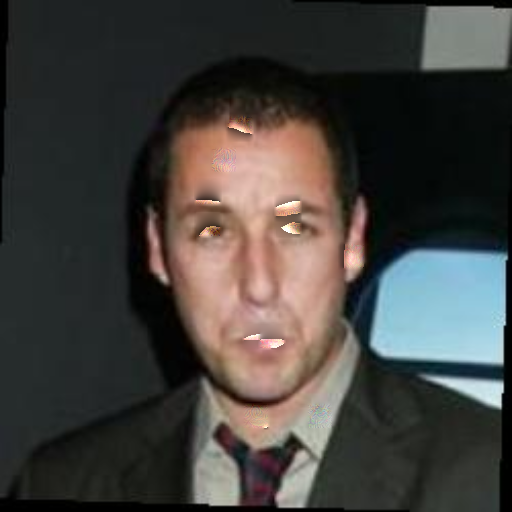
#> input picture testing_output.png, 512 x 512 px, given in place of Adam_Sandler_0001_01.png, which was not available
$ jupyter execute --allow-errors Untitled-1.ipynb
#> lines starting #> are read from the running program, lines starting #| are printed output that depends on the picture; after the words box and inside, x2 and y2 are one past the last pixel; in counts of white or black regions, pixels touching at a corner belong together; pictures that were not available may be replaced by others from this repository, and a replacement may not be noted
### main/segment_faces.py
import filecmp
import sys
import os
import os.path as osp
from typing import final
from imageio import save
import numpy as np
import torch
import torchvision.transforms as transforms
from PIL import Image
import glob
import cv2
sys.path.append("./")
from main.model import BiSeNet


respth='./results/cropped_segments'
model_path='79999_iter.pth'
dest_path = ''

# [67 lines left out: functions pre_process_segment_tensor, mask_segment, crop_segment, write_images, vis_parsing_maps, not called in this run]


def get_net():
    n_classes = 19
    net = BiSeNet(n_classes=n_classes)
    # net.cuda()

    save_pth = osp.join('saved_models', model_path)
    net.load_state_dict(torch.load(save_pth, map_location=torch.device('cpu')))
    net.eval()

    return net

# [16 lines left out: functions get_transformations, get_parsing, not called in this run]

def evaluate(dspth='./lfw-deepfunneled/Adam_Sandler/*_0001.jpg'):
    net = get_net()
    to_tensor = get_transformations()
    with torch.no_grad():
        for image_path in glob.glob(dspth):
            print(image_path)
            image, parsing = get_parsing(net, to_tensor, image_path, dspth)
            file_crop_loc_dict = vis_parsing_maps(image, parsing, stride=1, img_path=image_path)

            print("success")
    return file_crop_loc_dict

# [2 lines that do not run on import are left out]

### Untitled-1.ipynb
[cell 1]
import cv2
from matplotlib import pyplot as plt
import pandas as pd
import numpy as np

[cell 2]
img = cv2.imread('/Users/jesse/Documents/Segmentation_Adversarial_Watermarking_for_Deepfakes/res/face_segments/Adam_Sandler_0001_01.png')
#> img is the input picture: shape (512, 512, 3); mean B, G, R 61.6, 65, 67.5

[cell 3]
# img = cv2.cvtColor(img, cv2.COLOR_BGR2RGB)
plt.imshow(img)

[cell 4]
flat_img = img[:,:,0]
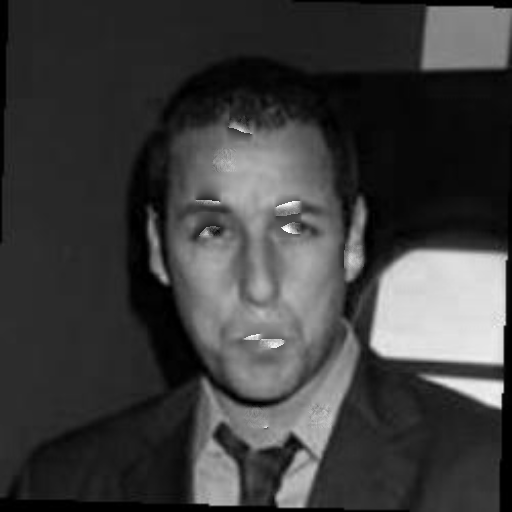
#> flat_img: shape (512, 512); min 0, max 255, mean 61.6
active_pixels = np.stack(np.where(flat_img))
top_left = np.min(active_pixels, axis=1).astype(np.int32)
#> top_left = [0, 0]
cropped_img = img[top_left[0]:top_left[0]+32,top_left[1]:top_left[1]+32]
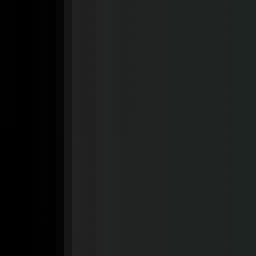
#> cropped_img: shape (32, 32, 3) (shown 8 times larger); mean B, G, R 25.4, 26.1, 23.9
cv2.imwrite('./test.png',cropped_img)
#> Out = True

[cell 5]
img = cv2.imread('/Users/jesse/Documents/Segmentation_Adversarial_Watermarking_for_Deepfakes/res/face_segments/0001/Adam_Sandler_0001_16.png')

[cell 6]
img = cv2.cvtColor(img, cv2.COLOR_BGR2RGB)
plt.imshow(img)

[cell 7]
np.max(img)
#> Out = 255

[cell 8]
img = cv2.imread('/Users/jesse/Documents/Segmentation_Adversarial_Watermarking_for_Deepfakes/res/face_segments/0001/ref/Adam_Sandler_0001_14.png',cv2.IMREAD_GRAYSCALE)

[cell 9]
# img = cv2.cvtColor(img, cv2.COLOR_BGR2RGB)
(thresh, im_bw) = cv2.threshold(img, 128, 255, cv2.THRESH_BINARY | cv2.THRESH_OTSU)
#> thresh = 0
# cv2.imwrite('im_bw.png', im_bw)

[cell 10]
# img = np.zeros((200, 200), dtype=np.uint8)
# img[50:150, 50:150] = 255
# plt.imshow(im_bw)
img_path = '/Users/jesse/Documents/Segmentation_Adversarial_Watermarking_for_Deepfakes/res/face_segments/0001/ref/Adam_Sandler_0001_10.png'
img = cv2.imread(img_path,cv2.IMREAD_GRAYSCALE)
# (thresh, im_bw) = cv2.threshold(img, 128, 255, cv2.THRESH_BINARY | cv2.THRESH_OTSU)
ret, thresh = cv2.threshold(img, 127, 255, 0)
contours, hierarchy = cv2.findContours(thresh, cv2.RETR_TREE, cv2.CHAIN_APPROX_SIMPLE)
#> contours = []
# print(contours)
#> (the rest of this cell did not finish here and is left out)

[cell 11]
img_path = '/Users/jesse/Documents/Segmentation_Adversarial_Watermarking_for_Deepfakes/res/face_segments/0001/ref/Adam_Sandler_0001_10.png'
img = cv2.imread(img_path)
# (thresh, im_bw) = cv2.threshold(img, 128, 255, cv2.THRESH_BINARY | cv2.THRESH_OTSU)
#> (the rest of this cell did not finish here and is left out)

[cell 12]
plt.imshow(cropped_img)

#> (a cell that did not finish here is left out)

#> (a cell that did not finish here is left out)

#> (a cell that did not finish here is left out)

#> (a cell that did not finish here is left out)

[cell 17]
cv2.imread()

[cell 18]
import cv2
import matplotlib.pyplot as plt
img = cv2.imread('/Users/jesse/Documents/Segmentation_Adversarial_Watermarking_for_Deepfakes/results/cropped_segments/0001/Adam_Sandler_0001_01.png',cv2.IMREAD_GRAYSCALE)
im_bw = cv2.threshold(img, 127, 255, cv2.THRESH_BINARY)[1]

#> (a cell that did not finish here is left out)

#> (a cell that did not finish here is left out)

#> (a cell that did not finish here is left out)

#> (a cell that did not finish here is left out)

[cell 23]
import glob
import cv2
import matplotlib.pyplot as plt
import pandas as pd

segmented_dir = '/Users/jesse/Documents/Segmentation_Adversarial_Watermarking_for_Deepfakes/results/cropped_segments/0001'
file_arr = []
percent_useful_arr = []

for filename in glob.glob(f'{segmented_dir}/*.png'):
    img = cv2.imread(filename,cv2.IMREAD_GRAYSCALE)
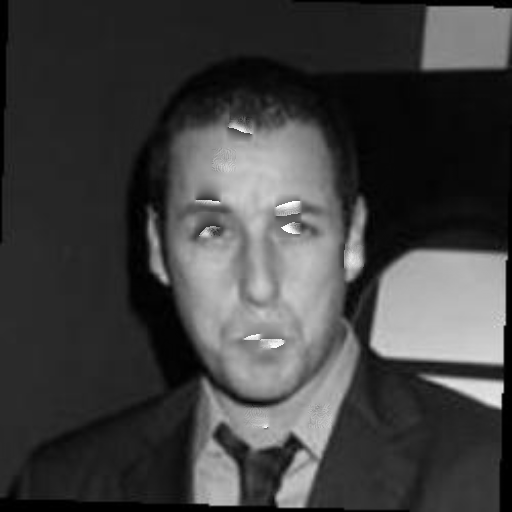
#> img: shape (512, 512); min 0, max 255, mean 64.8
    im_bw = cv2.threshold(img, 127, 255, cv2.THRESH_BINARY)[1]
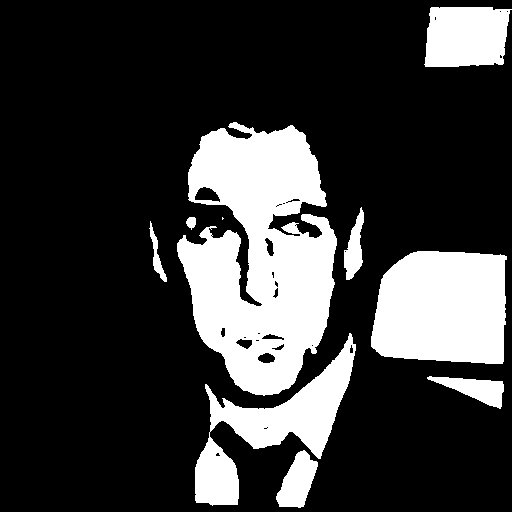
#> im_bw: shape (512, 512); 22.6% white; 10 white regions (1 under 20 px), largest, box (x1, y1, x2, y2) and area: (177, 122, 337, 396) 28625, (371, 251, 507, 364) 13466, (195, 333, 356, 506) 8668
    percent_useful = sum(sum(im_bw/255))/(32*32)
#> percent_useful = 57.83
    # print(f'file: {filename[-6:-4]} - usable preportion: {percent_useful}')
    file_arr.append(filename[-6:-4])
    percent_useful_arr.append(percent_useful)

df = pd.DataFrame({'file_name':file_arr,'percent_usage':percent_useful_arr})
#> df = table of 1 rows and 2 columns
display(df.sort_values('percent_usage'))
